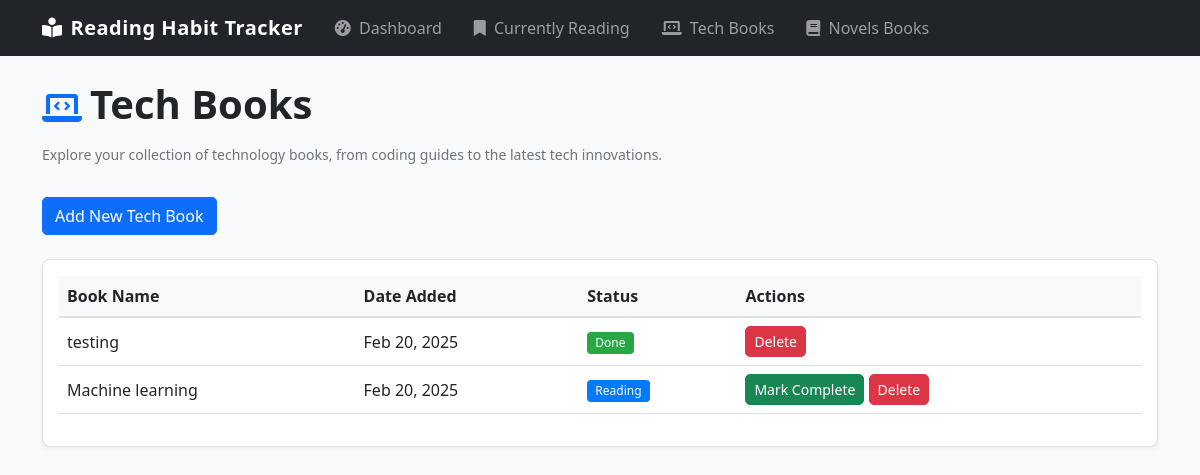
The app's page /tech/, older data.
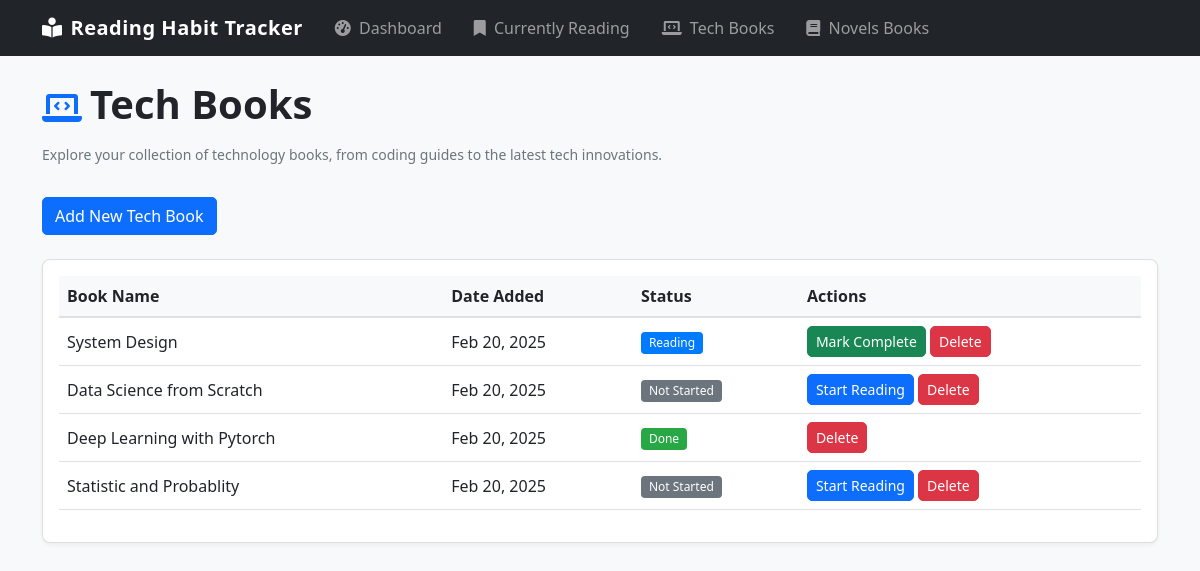
The same page, newer data.
### tracker_app/models.py (models this page shows, shortened)
class Book(models.Model):
    CATEGORY_CHOICES = [
        ('TECH', 'Tech Book'),
        ('NOVEL', 'Novel'),
    ]
    STATUS_CHOICES = [
        ('READING', 'Reading'),
        ('DONE', 'Done'),
        ('NOT_STARTED', 'Not Started'),
    ]
    name = models.CharField(max_length=200)
    category = models.CharField(max_length=5, choices=CATEGORY_CHOICES)
    date_added = models.DateField(auto_now_add=True)
    status = models.CharField(max_length=11, choices=STATUS_CHOICES, default='NOT_STARTED')

### tracker_app/views.py (the view)
# urls.py: path('tech/', views.tech_books, name='tech_books'),
def tech_books(request):
    books = Book.objects.filter(category='TECH').order_by('-date_added')
    return render(request, 'tech_books.html', {'books': books})

### templates/tech_books.html (shortened to what this page needs)
{% extends 'base.html' %}
{% block content %}
<div class="row mb-4">
    <div class="col">
        <div class="d-flex align-items-center mb-2">
            <i class="fas fa-laptop-code fa-2x text-primary me-2"></i>
            <h1 class="fw-bold">Tech Books</h1>
        </div>
        <p class="text-muted">Explore your collection of technology books, from coding guides to the latest tech innovations.</p>
        <a href="{% url 'add_tech_book' %}" class="btn btn-primary mt-3">Add New Tech Book</a>
    </div>
</div>
<div class="row">
    <div class="col">
        <div class="card">
            <div class="card-body">
                <div class="table-responsive">
                    <table class="table">
                        <thead>
                            <tr>
                                <th>Book Name</th>
                                <th>Date Added</th>
                                <th>Status</th>
                                <th>Actions</th>
                            </tr>
                        </thead>
                        <tbody>
                            {% for book in books %}
                            <tr>
                                <td>{{ book.name }}</td>
                                <td>{{ book.date_added|date:"M d, Y" }}</td>
                                <td>
                                    <span class="badge
                                    {% if book.status == 'READING' %}bg-primary
                                    {% elif book.status == 'DONE' %}bg-success
                                    {% else %}bg-secondary{% endif %}">
                                        {{ book.get_status_display }}
                                    </span>
                                </td>
                                <td>
                                    {% if book.status == 'NOT_STARTED' %}
                                    <form method="post" action="{% url 'update_book_status' book.id %}" style="display: inline;">
                                        <button type="submit" class="btn btn-sm btn-primary">Start Reading</button>
                                    </form>
                                    {% elif book.status == 'READING' %}
                                    <form method="post" action="{% url 'update_book_status' book.id %}" style="display: inline;">
                                        <button type="submit" class="btn btn-sm btn-success">Mark Complete</button>
                                    </form>
                                    {% endif %}
                                    <form method="post" action="{% url 'delete_book' book.id %}" style="display: inline;">
                                        <button type="submit" class="btn btn-sm btn-danger" onclick="return confirm('Are you sure you want to delete this book?');">Delete</button>
                                    </form>
                                </td>
                            </tr>
                            {% empty %}
                            <tr>
                                <td colspan="4" class="text-center">No tech books yet. <a href="{% url 'add_tech_book' %}">Add one?</a></td>
                            </tr>
                            {% endfor %}
                        </tbody>
                    </table>
                </div>
            </div>
        </div>
    </div>
</div>
{% endblock %}

Row changes from the older to the newer data that the page shows:
removed Book: name "testing", date_added "Feb 20, 2025", status "Done"
removed Book: name "Machine learning", date_added "Feb 20, 2025", status "Reading", shows "Mark Complete"
added Book: name "System Design", date_added "Feb 20, 2025", status "Reading", shows "Mark Complete"
added Book: name "Data Science from Scratch", date_added "Feb 20, 2025", status "Not Started", shows "Start Reading"
added Book: name "Deep Learning with Pytorch", date_added "Feb 20, 2025", status "Done"
added Book: name "Statistic and Probablity", date_added "Feb 20, 2025", status "Not Started", shows "Start Reading"
